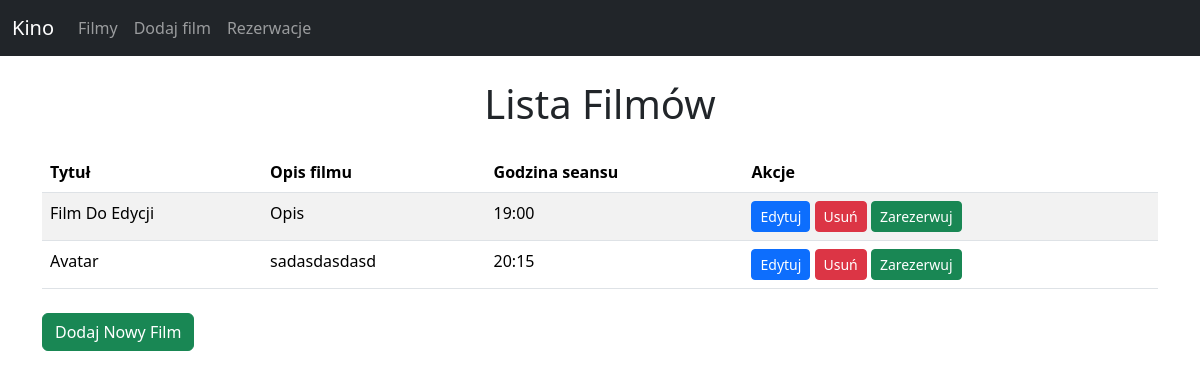
The app's page /movies with its own data.
### app/models.py (models this page shows)
class Movie(db.Model):
    id = db.Column(db.Integer, primary_key=True)
    title = db.Column(db.String(100), nullable=False)
    description = db.Column(db.String(500), nullable=False)
    time = db.Column(db.String(10), nullable=False)

### app/routes.py (the view)
@app.route('/movies')
def view_movies():
    movies = Movie.query.all()
    return render_template("movies.html", movies=movies)

### templates/movies.html
{% extends "base.html" %}
{% block content %}
<h1 class="text-center mb-4">Lista Filmów</h1>
<table class="table table-striped">
    <thead>
        <tr>
            <th>Tytuł</th>
            <th>Opis filmu</th>
            <th>Godzina seansu</th>
            <th>Akcje</th>
        </tr>
    </thead>
    <tbody>
        {% for movie in movies %}
        <tr>
            <td>{{ movie.title }}</td>
            <td>{{ movie.description }}</td>
            <td>{{ movie.time }}</td>
            <td>
                <a class="btn btn-primary btn-sm" href="/edit_movie/{{ movie.id }}">Edytuj</a>
                <a class="btn btn-danger btn-sm" href="/delete_movie/{{ movie.id }}">Usuń</a>
                <a class="btn btn-success btn-sm" href="/booking/{{ movie.id }}">Zarezerwuj</a>
            </td>
        </tr>
        {% endfor %}
    </tbody>
</table>
<div class="mt-4">
    <a class="btn btn-success" href="/add_movie">Dodaj Nowy Film</a>
</div>
{% endblock %}

### records on screen
Movie: title "Film Do Edycji", description "Opis", time "19:00"
Movie: title "Avatar", description "sadasdasdasd", time "20:15"
